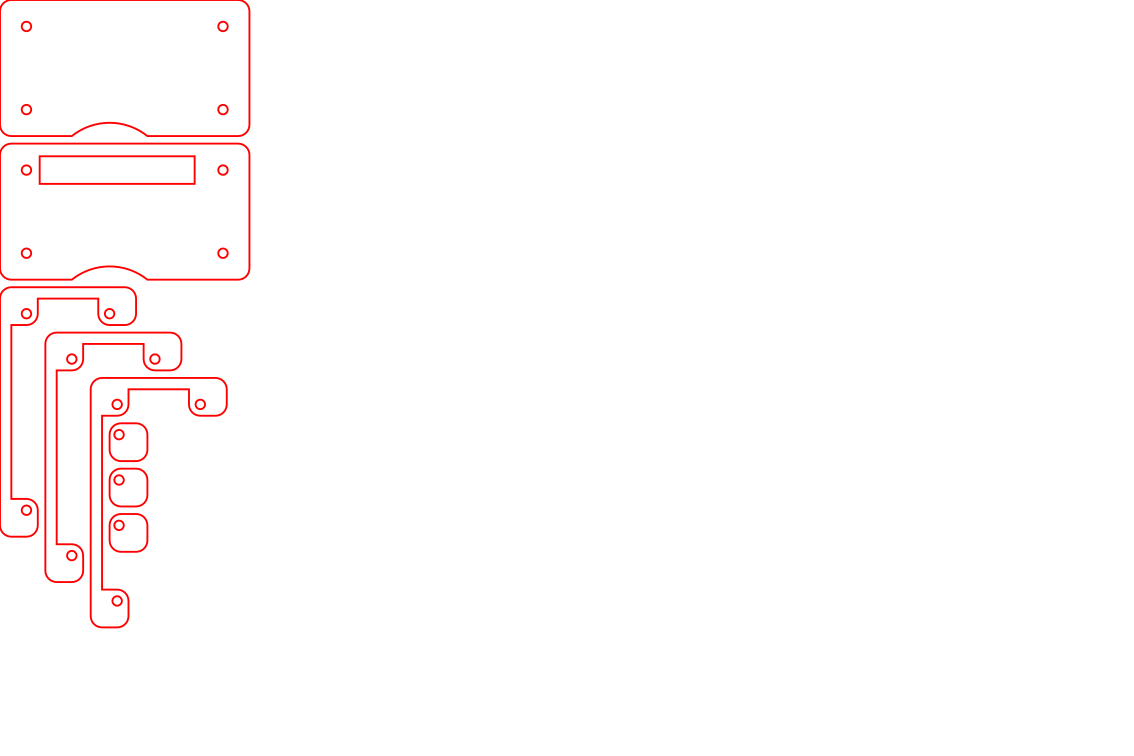

Write the Python code that produced this figure.
#!/usr/bin/env python3

from laser.util import *
import iot96

d = panel('iot96_carbon.svg', 300, 200)
d.add(iot96.base(d, 3))
d.add(translate(iot96.top(d, 3), 0, 38))
d.add(rotate(translate(iot96.side(d, 3), 0, 76+66), -90))
d.add(rotate(translate(iot96.side(d, 3), 0+12, 76+66+12), -90))
d.add(rotate(translate(iot96.side(d, 3), 0+24, 76+66+24), -90))
d.add(rotate(translate(iot96.pillar(d, 3), 0+36-7, 76+36+10), -90))
d.add(rotate(translate(iot96.pillar(d, 3), 0+36-7, 76+36+10+12), -90))
d.add(rotate(translate(iot96.pillar(d, 3), 0+36-7, 76+36+10+24), -90))

d.save()
